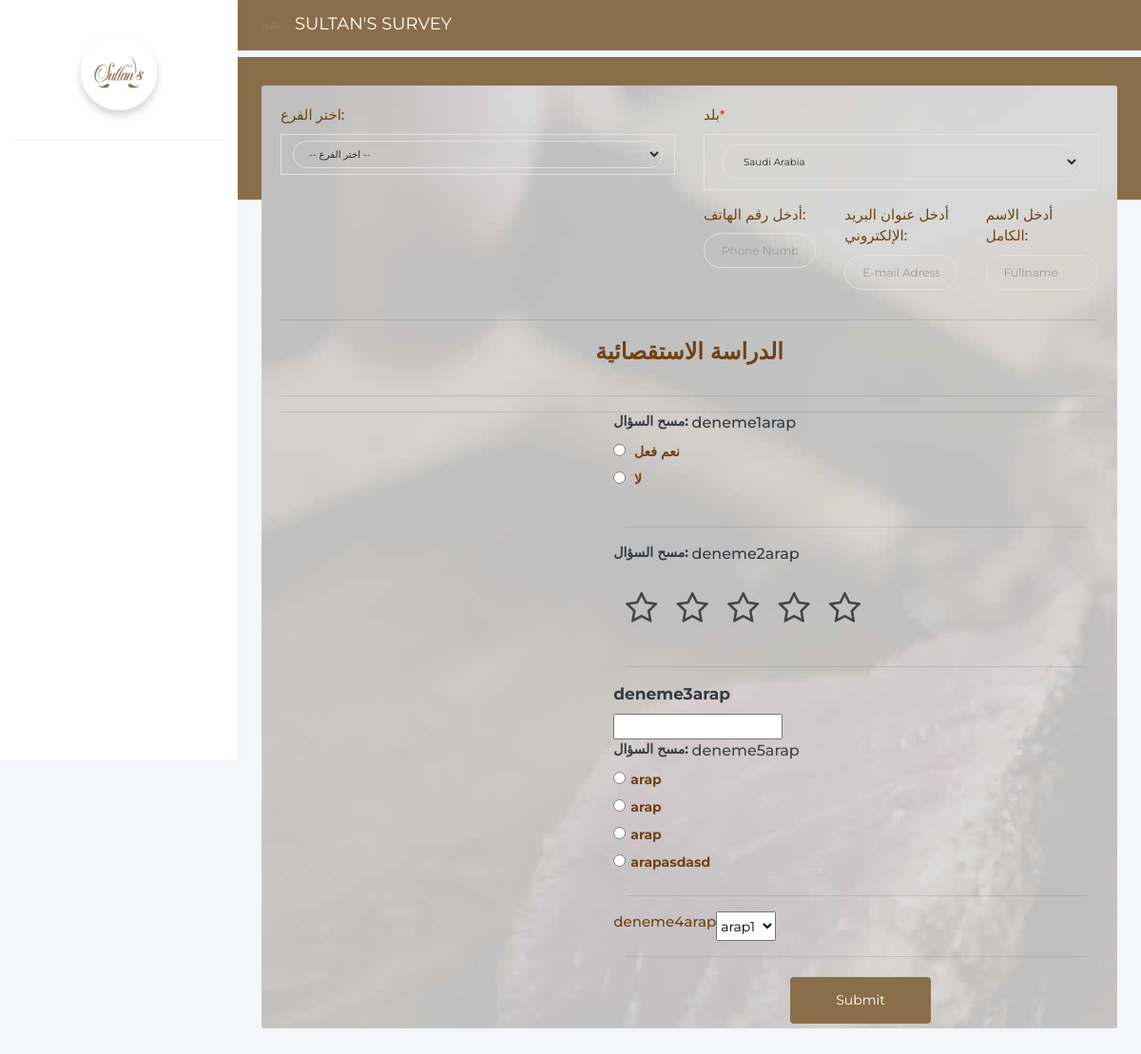
Page /sa.php on the committed database.
### tables this page shows
CREATE TABLE `asoru` (
  `id` int(11) NOT NULL,
  `anketID` int(11) NOT NULL,
  `soru` varchar(500) NOT NULL,
  `tip` int(11) NOT NULL
);

CREATE TABLE `asik` (
  `soruID` int(11) NOT NULL,
  `val` varchar(500) NOT NULL
);

### utils/renderArabicQuest.php (the view, shortened to what this page needs)
<?php
include_once 'settings/init.php';
function getQuest($anketID)
{
	global $db;
	$sql = "SELECT * FROM asoru WHERE anketID={$anketID}";
	$quests = [];
	$result = $db->query($sql, PDO::FETCH_ASSOC);
	if ($result->rowCount() > 0) {
		foreach ($result as $row) {
			$res = getChoice($row['id']);
			$row['choice'] = $res;
			array_push($quests, $row);
		}
	}
	return $quests;
}
function getChoice($soruID)
{
	global $db;
	$choice = [];
	$sql = "SELECT * FROM asik WHERE soruID={$soruID}";
	$result = $db->query($sql, PDO::FETCH_ASSOC);
	if ($result->rowCount() > 0) {
		foreach ($result as $row) {
			array_push($choice, $row['val']);
		}
	}
	return $choice;
}
function aktifAnketID()
{
    global $db;
    $sql = 'SELECT * FROM aktif_anket';
    $result = $db->query($sql, PDO::FETCH_ASSOC);
    $id = 0;
    foreach ($result as $key) {
        $id = $key['aktif_id'];
    }
    return $id;
}
function getAktifAnket()
{
    return aktifAnketID();
}
function renderArabicQuests($anketID)
{
    $quests = getQuest($anketID);
    $size = 0;
    for ($i = 0; $i < count($quests); $i++) {
        renderQuest($quests[$i], $i, $anketID);
        $size++;
    }
    return $size;
}
function renderQuest($quest, $index, $anketID)
{
    switch ($quest['tip']) {
        case 1:
            renderMultiTypeQuest($quest, $index);
            break;
        case 2:
            renderYesOrNoQuest($quest, $index);
            break;
        case 3:
            renderStars($quest, $index);
            break;
        case 4 :
            renderText($quest,$index);
            break;
        case 5:
            renderEmployee($quest,$index);
            break;
    }
}
function renderEmployee($quest,$index){
?>
<div class="row clearfix">
        <label style="font-size:15px;font-weight: 500; color:#704214 !important;float:left !important;" for=""><?php echo $quest['soru']; ?></label>
        <select name="choice<?php echo $index; ?>" >
        <?php renderOptions(); ?>
        </select>
</div>
<hr>
<?php
}
function renderOptions(){
    global $db;
    $sql="SELECT * FROM aemployee";
    $result = $db->query($sql);
    foreach ($result->fetchAll() as $row) {
        ?>
        <option value="<?php echo $row['employee_name']; ?>">
            <?php echo $row['employee_name']; ?>
            </option>
        <?php
    }
}
function renderText($quest,$index){
?>
<div class="row clearfix">
    <label  style="font-weight:bold; font-size:17px;"  class="text-dark"><?php echo $quest[
        'soru'
    ]; ?> </label>
</div>
<div class="row clearfix">
    <input type="text"
    name="choice<?php echo $index; ?>"
    >
</div>
<?php
}
    ?>
		<?php
function renderStars($quest, $index)
{
    ?>
			<div class="row clearfix">
								<label style="font-weight: bold;" class="text-dark">مسح السؤال:  </label>&nbsp;
								<label style=" font-size:16px; font-weight:500 "   class="text-dark"><?php echo $quest['soru']; ?> </label>
	</div>
			<div class="row clearfix">
        <div class="stars">
                <label class="star<?php echo $index;?> star-5<?php echo $index;?>" for="star-5<?php echo $index;?>"></label>
                <label class="star<?php echo $index;?> star-4<?php echo $index;?>" for="star-4<?php echo $index;?>"></label>
                <label class="star<?php echo $index;?> star-3<?php echo $index;?>" for="star-3<?php echo $index;?>"></label>
                <label class="star<?php echo $index;?> star-2<?php echo $index;?>" for="star-2<?php echo $index;?>"></label>
                <label class="star<?php echo $index;?> star-1<?php echo $index;?>" for="star-1<?php echo $index;?>"></label>
							</div>
							</div>
							<hr>
<?php setCss($index);
}
function renderYesOrNoQuest($quest, $index)
{
    ?>
<div class="row clearfix">
                            <label style="font-weight: bold;" class="text-dark">مسح السؤال:  </label>&nbsp;
                            <label style=" font-size:16px; font-weight:500 "  class="text-dark"><?php echo $quest[
                                'soru'
                            ]; ?> </label>
                        </div>
                        <div class="row clearfix">
							<input type="radio"
							name="choice<?php echo $index; ?>"
							 value="YES" class="radio" onclick="hide<?php echo $index;?>()">&nbsp;
                            <label style="font-weight:bold; color:#704214; padding-left:5px; margin-top:-5x;" class="text-center"> نعم فعل</label>
                        </div>
                        <div class="row clearfix">
                            <input type="radio" name="choice<?php echo $index; ?>" value="NO" class="radio" onclick="showDesc<?php echo $index;?>()">&nbsp;
                            <label style="font-weight:bold; color:#704214; padding-left:5px; margin-top:-5x;"  class="text-center"> لا</label>
                            <div class="col-sm-12">
                            </div>
                        </div>
		<hr>
<?php
}
function renderMultiTypeQuest($quest, $index)
{
    ?>                      <div class="row clearfix">
			<label style="font-weight: bold;" class="text-dark">مسح السؤال:  </label>&nbsp;
			<label style=" font-size:16px; font-weight:500 "  class="text-center">
				<?php  echo $quest['soru']; ?>
			</label>
	</div>
	<?php foreach ($quest['choice'] as $key) { ?>
			<div class="row clearfix">
			<input  type="radio" name="choice<?php echo $index; ?>" value="
			<?php echo $key; ?>
			" class="radio" >
			<label style="font-weight:bold; color:#704214; padding-left:5px; margin-top:-5x;" class="text-center"><?php echo $key; ?></label>
			</div>
			<?php } ?>
		 <hr><?php
}
    ?>

### light/assets/css/costum.css (style rules this page uses)
div.stars { width: 270px; display: inline-block; }

### rows in the picture
asoru: soru "deneme1arap"
asoru: soru "deneme2arap", tip 3 (drawn)
asoru: soru "deneme3arap"
asoru: soru "deneme5arap", key "arapasdasd"
asik: val "arap"
asoru: soru "deneme4arap"

### other values in the picture
form field value "arap1"
